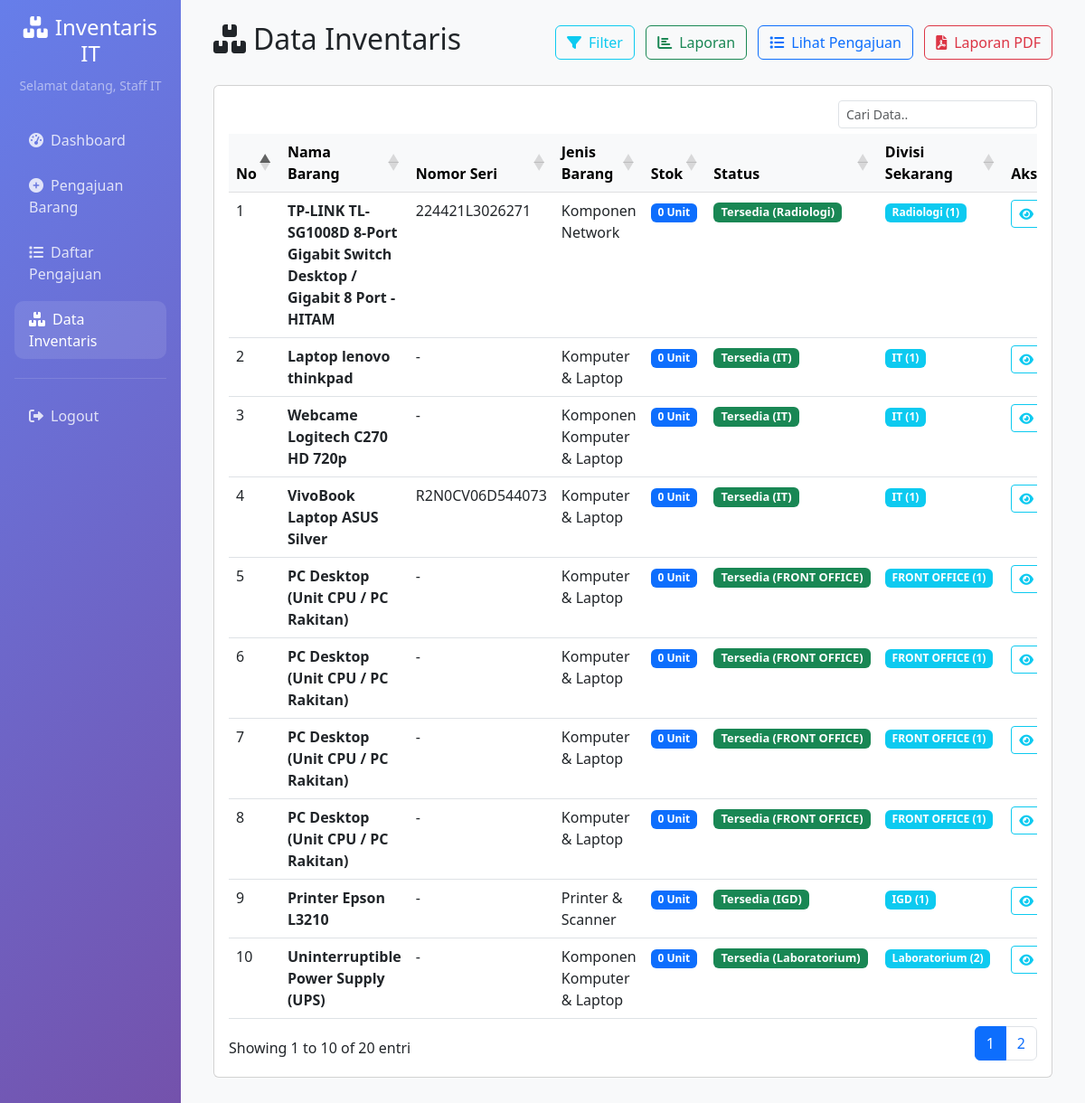
The page /inventaris.php (signed in) on the database its author committed.
### tables this page shows
CREATE TABLE `inventaris` (
  `id` int(11) NOT NULL,
  `no_inventaris` varchar(100) DEFAULT NULL,
  `pengajuan_id` int(11) DEFAULT NULL,
  `nama_barang` varchar(200) NOT NULL,
  `spesifikasi` text DEFAULT NULL,
  `jenis_barang` enum('Komputer & Laptop','Komponen Komputer & Laptop','Printer & Scanner','Komponen Printer & Scanner','Komponen Network') NOT NULL,
  `nomor_seri` varchar(100) DEFAULT NULL,
  `ip_address` varchar(50) DEFAULT NULL,
  `tanggal_pembelian` date DEFAULT NULL,
  `harga` decimal(15,2) DEFAULT NULL,
  `status` enum('Tersedia','Diserahkan','Rusak','Dalam Perbaikan','Dipindahkan','Disposisi') DEFAULT 'Tersedia',
  `tanggal_penyerahan` date DEFAULT NULL,
  `created_at` timestamp NOT NULL DEFAULT current_timestamp(),
  `stok` int(11) NOT NULL,
  `catatan_penyerahan` text NOT NULL
);

### inventaris.php (the view, shortened to what this page needs)
<?php
require_once 'config/database.php';
$role = $_SESSION['role'];
$sql = "SELECT i.*, pb.nama_barang as nama_pengajuan, pb.spesifikasi as spesifikasi_pengajuan,
        GROUP_CONCAT(CONCAT(dd.divisi, ' (', dd.stok_divisi, ')') SEPARATOR ', ') as divisi_info,
        COUNT(dd.id) as jumlah_divisi,
        kb_last.divisi_target AS divisi_kerusakan_terakhir,
        kb_div.status_divisi_summary,
        p_last.tanggal_penyerahan AS tanggal_penyerahan,
        p_last.catatan_penyerahan AS catatan_penyerahan
        FROM inventaris i
        LEFT JOIN pengajuan_barang pb ON i.pengajuan_id = pb.id
        LEFT JOIN distribusi_divisi dd ON i.id = dd.inventaris_id
        LEFT JOIN (
            SELECT k1.inventaris_id, k1.divisi_target
            FROM kerusakan_barang k1
            JOIN (
                SELECT inventaris_id, MAX(created_at) AS last_created
                FROM kerusakan_barang
                GROUP BY inventaris_id
            ) k2 ON k1.inventaris_id = k2.inventaris_id AND k1.created_at = k2.last_created
        ) kb_last ON kb_last.inventaris_id = i.id
        LEFT JOIN (
            SELECT t.inventaris_id,
                   GROUP_CONCAT(CONCAT(t.divisi_target, '|', t.jenis_kerusakan) SEPARATOR ',') AS status_divisi_summary
            FROM (
                SELECT k1.inventaris_id, k1.divisi_target, k1.jenis_kerusakan, k1.created_at
                FROM kerusakan_barang k1
                JOIN (
                    SELECT inventaris_id, divisi_target, MAX(created_at) AS last_created
                    FROM kerusakan_barang
                    GROUP BY inventaris_id, divisi_target
                ) k2 ON k1.inventaris_id = k2.inventaris_id AND k1.divisi_target = k2.divisi_target AND k1.created_at = k2.last_created
            ) t
            GROUP BY t.inventaris_id
        ) kb_div ON kb_div.inventaris_id = i.id
        LEFT JOIN (
            SELECT p1.inventaris_id, p1.tanggal_penyerahan, p1.catatan_penyerahan
            FROM penyerahan_barang p1
            JOIN (
                SELECT inventaris_id, MAX(tanggal_penyerahan) AS last_date
                FROM penyerahan_barang
                GROUP BY inventaris_id
            ) p2 ON p1.inventaris_id = p2.inventaris_id AND p1.tanggal_penyerahan = p2.last_date
        ) p_last ON p_last.inventaris_id = i.id
        GROUP BY i.id
        ORDER BY i.created_at DESC";
$result = $conn->query($sql);
?>
<!DOCTYPE html>
<html lang="id">
<head>
    <link href="https://cdn.jsdelivr.net/npm/bootstrap@5.3.0/dist/css/bootstrap.min.css" rel="stylesheet">
    <link href="https://cdnjs.cloudflare.com/ajax/libs/font-awesome/6.0.0/css/all.min.css" rel="stylesheet">
    <link rel="stylesheet" href="https://cdn.datatables.net/1.13.6/css/dataTables.bootstrap5.min.css">
</head>
<body>
    <div class="container-fluid">
        <div class="row">
            <div class="col-md-3 col-lg-2 px-0">
                <div class="sidebar p-3">
                    <div class="text-center mb-4">
                        <h4 class="text-white"><i class="fas fa-boxes me-2"></i>Inventaris IT</h4>
                        <small class="text-white-50">Selamat datang, <?php echo $_SESSION['nama']; ?></small>
                    </div>
                    <nav class="nav flex-column">
                        <a class="nav-link" href="dashboard.php">
                            <i class="fas fa-tachometer-alt me-2"></i>Dashboard
                        </a>
                        <?php if (in_array($role, ['staff', 'admin'])): ?>
                        <a class="nav-link" href="pengajuan.php">
                            <i class="fas fa-plus-circle me-2"></i>Pengajuan Barang
                        </a>
                        <?php endif; ?>
                        <a class="nav-link" href="daftar_pengajuan.php">
                            <i class="fas fa-list me-2"></i>Daftar Pengajuan
                        </a>
                        <?php if (!in_array($role, ['keuangan'])): ?>
                        <a class="nav-link active" href="inventaris.php">
                            <i class="fas fa-boxes me-2"></i>Data Inventaris
                        </a>
                        <?php endif; ?>
                        <hr class="text-white-50">
                        <a class="nav-link" href="logout.php">
                            <i class="fas fa-sign-out-alt me-2"></i>Logout
                        </a>
                    </nav>
                </div>
            </div>
            <div class="col-md-9 col-lg-10 main-content">
                <div class="p-4">
                    <div class="d-flex justify-content-between align-items-center mb-4">
                        <h2><i class="fas fa-boxes me-2"></i>Data Inventaris</h2>
                        <div>
                            <button class="btn btn-outline-info me-2" data-bs-toggle="modal" data-bs-target="#filterModal">
                                <i class="fas fa-filter me-2"></i>Filter
                            </button>
                            <?php if (!in_array($role, ['keuangan'])): ?>
                            <a href="laporan_inventaris.php" class="btn btn-outline-success me-2">
                                <i class="fas fa-chart-bar me-2"></i>Laporan
                            </a>
                            <?php endif; ?>
                            <a href="daftar_pengajuan.php" class="btn btn-outline-primary">
                                <i class="fas fa-list me-2"></i>Lihat Pengajuan
                            </a>
                            <button class="btn btn-outline-danger ms-2" data-bs-toggle="modal" data-bs-target="#laporanPdfModal">
                                <i class="fas fa-file-pdf me-2"></i>Laporan PDF
                            </button>
                        </div>
                    </div>
                    <div class="card">
                        <div class="card-body">
                            <?php if ($result->num_rows > 0): ?>
                                <div class="table-responsive">
                                    <table class="table table-hover" id="example1">
                                        <thead class="table-light">
                                            <tr>
                                                <th>No</th>
                                                <th>Nama Barang</th>
                                                <th>Nomor Seri</th>
                                                <th>Jenis Barang</th>
                                                <th>Stok</th>
                                                <th>Status</th>
                                                <th>Divisi Sekarang</th>
                                                <th>Aksi</th>
                                            </tr>
                                        </thead>
                                        <tbody>
                                            <?php
                                            $no = 1;
                                            while ($row = $result->fetch_assoc()):
                                            ?>
                                            <tr>
                                                <td><?php echo $no++; ?></td>
                                                <td>
                                                    <strong><?php echo htmlspecialchars($row['nama_barang']); ?></strong>
                                                </td>
                                                <td><?php echo htmlspecialchars($row['nomor_seri'] ?: '-'); ?></td>
                                                 <td><?php echo htmlspecialchars($row['jenis_barang'] ?: '-'); ?></td>
                                                <td><span class="badge bg-primary"><?php echo $row['stok']; ?> Unit</span></td>
                                                <td>
                                                    <?php
                                                    $allDivisions = [];
                                                    if (!empty($row['divisi_info'])) {
                                                        $divisi_array = explode(', ', $row['divisi_info']);
                                                        foreach ($divisi_array as $divisi_item) {
                                                            $divisi_parts = explode(' (', $divisi_item);
                                                            $nama_divisi = trim($divisi_parts[0]);
                                                            if ($nama_divisi !== '') {
                                                                $allDivisions[$nama_divisi] = true;
                                                            }
                                                        }
                                                    }
                                                    $lastDamagePerDiv = [];
                                                    $rusakDiv = [];
                                                    $tersediaDiv = [];
                                                    foreach (array_keys($allDivisions) as $divisiNama) {
                                                        $jenis = $lastDamagePerDiv[$divisiNama] ?? '';
                                                        if ($jenis === 'Tidak Dapat Diperbaiki') {
                                                            $rusakDiv[] = htmlspecialchars($divisiNama);
                                                        } else {
                                                            $tersediaDiv[] = htmlspecialchars($divisiNama);
                                                        }
                                                    }
                                                    if (!empty($tersediaDiv)) {
                                                        echo '<span class="badge bg-success status-badge">Tersedia (' . implode(', ', $tersediaDiv) . ')</span>';
                                                    }
                                                    ?>
                                                </td>
                                                <td>
                                                        <?php if ($row['divisi_info']): ?>
                                                            <?php
                                                            $divisi_array = explode(', ', $row['divisi_info']);
                                                            $divisi_stok = [];
                                                            foreach ($divisi_array as $divisi_item) {
                                                                $divisi_parts = explode(' (', $divisi_item);
                                                                $nama_divisi = trim($divisi_parts[0]);
                                                                $stok_divisi = isset($divisi_parts[1]) ? (int) rtrim($divisi_parts[1], ')') : 0;
                                                                if ($stok_divisi > 0) {
                                                                    $divisi_stok[$nama_divisi] = $stok_divisi;
                                                                }
                                                            }
                                                            if (!empty($divisi_stok)) {
                                                                foreach ($divisi_stok as $nama_divisi => $stok_divisi) {
                                                                    echo '<span class="badge bg-info me-1 mb-1">' . htmlspecialchars($nama_divisi) . ' (' . $stok_divisi . ')</span> ';
                                                                }
                                                            } else {
                                                                echo '<span class="badge bg-secondary">Belum ada divisi</span>';
                                                            }
                                                            ?>
                                                        <?php else: ?>
                                                            <span class="badge bg-secondary">Belum ada divisi</span>
                                                        <?php endif; ?>
                                                </td>
                                                <td>
                                                    <div class="btn-group" role="group">
                                                        <button type="button" class="btn btn-sm btn-outline-info"
                                                                data-bs-toggle="modal"
                                                                data-bs-target="#detailModal<?php echo $row['id']; ?>">
                                                            <i class="fas fa-eye"></i>
                                                        </button>
                                                    </div>
                                                </td>
                                            </tr>
                                            <?php endwhile; ?>
                                        </tbody>
                                    </table>
                                </div>
                            <?php endif; ?>
                        </div>
                    </div>
                </div>
            </div>
        </div>
    </div>
</body>
</html>

### inventaris.php (style rules this page uses)
.sidebar { min-height: 180vh; background: linear-gradient(135deg, #667eea 0%, #764ba2 100%); }
.sidebar .nav-link { color: rgba(255, 255, 255, 0.8); border-radius: 10px; margin: 5px 0; }
.sidebar .nav-link:hover, .sidebar .nav-link.active { color: white; background: rgba(255, 255, 255, 0.1); }
.main-content { background-color: #f8f9fa; min-height: 100vh; }
.status-badge { font-size: 0.8rem; }

### rows shown on the page
inventaris: nama_barang "TP-LINK TL-SG1008D 8-Port Gigabit Switch Desktop / Gigabit 8 Port - HITAM", nomor_seri "224421L3026271", jenis_barang "Komponen Network", stok "0", tersediaDiv "Radiologi", nama_divisi "Radiologi", stok_divisi "1"
inventaris: nama_barang "Laptop lenovo thinkpad", nomor_seri "-", jenis_barang "Komputer & Laptop", stok "0", tersediaDiv "IT", nama_divisi "IT", stok_divisi "1"
inventaris: nama_barang "Webcame Logitech C270 HD 720p", nomor_seri "-", jenis_barang "Komponen Komputer & Laptop", stok "0", tersediaDiv "IT", nama_divisi "IT", stok_divisi "1"
inventaris: nama_barang "VivoBook Laptop ASUS Silver", nomor_seri "R2N0CV06D544073", jenis_barang "Komputer & Laptop", stok "0", tersediaDiv "IT", nama_divisi "IT", stok_divisi "1"
inventaris: nama_barang "PC Desktop (Unit CPU / PC Rakitan)", nomor_seri "-", jenis_barang "Komputer & Laptop", stok "0", tersediaDiv "FRONT OFFICE", nama_divisi "FRONT OFFICE", stok_divisi "1"
inventaris: nama_barang "PC Desktop (Unit CPU / PC Rakitan)", nomor_seri "-", jenis_barang "Komputer & Laptop", stok "0", tersediaDiv "FRONT OFFICE", nama_divisi "FRONT OFFICE", stok_divisi "1"
inventaris: nama_barang "PC Desktop (Unit CPU / PC Rakitan)", nomor_seri "-", jenis_barang "Komputer & Laptop", stok "0", tersediaDiv "FRONT OFFICE", nama_divisi "FRONT OFFICE", stok_divisi "1"
inventaris: nama_barang "PC Desktop (Unit CPU / PC Rakitan)", nomor_seri "-", jenis_barang "Komputer & Laptop", stok "0", tersediaDiv "FRONT OFFICE", nama_divisi "FRONT OFFICE", stok_divisi "1"
inventaris: nama_barang "Printer Epson L3210", nomor_seri "-", jenis_barang "Printer & Scanner", stok "0", tersediaDiv "IGD", nama_divisi "IGD", stok_divisi "1"
inventaris: nama_barang "Uninterruptible Power Supply (UPS)", nomor_seri "-", jenis_barang "Komponen Komputer & Laptop", stok "0", tersediaDiv "Laboratorium", nama_divisi "Laboratorium", stok_divisi "2"

### other values the page prints
$_SESSION['nama'] "Staff IT"
